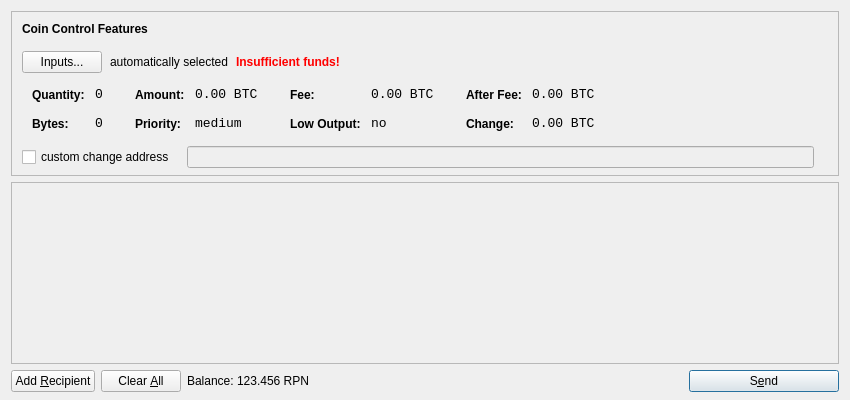
<?xml version="1.0" encoding="UTF-8"?>
<ui version="4.0">
 <class>SendCoinsDialog</class>
 <widget class="QDialog" name="SendCoinsDialog">
  <property name="geometry">
   <rect>
    <x>0</x>
    <y>0</y>
    <width>850</width>
    <height>400</height>
   </rect>
  </property>
  <property name="windowTitle">
   <string>Send Coins</string>
  </property>
  <layout class="QVBoxLayout" name="verticalLayout" stretch="0,1,0">
   <property name="bottomMargin">
    <number>8</number>
   </property>
   <item>
    <widget class="QFrame" name="frameCoinControl">
     <property name="sizePolicy">
      <sizepolicy hsizetype="Expanding" vsizetype="Expanding">
       <horstretch>0</horstretch>
       <verstretch>0</verstretch>
      </sizepolicy>
     </property>
     <property name="maximumSize">
      <size>
       <width>16777215</width>
       <height>16777215</height>
      </size>
     </property>
     <property name="frameShape">
      <enum>QFrame::StyledPanel</enum>
     </property>
     <property name="frameShadow">
      <enum>QFrame::Sunken</enum>
     </property>
     <layout class="QVBoxLayout" name="verticalLayoutCoinControl2">
      <property name="spacing">
       <number>-1</number>
      </property>
      <property name="leftMargin">
       <number>0</number>
      </property>
      <property name="topMargin">
       <number>0</number>
      </property>
      <property name="rightMargin">
       <number>0</number>
      </property>
      <property name="bottomMargin">
       <number>6</number>
      </property>
      <item>
       <layout class="QVBoxLayout" name="verticalLayoutCoinControl" stretch="0,0,0,0,1">
        <property name="spacing">
         <number>0</number>
        </property>
        <property name="leftMargin">
         <number>10</number>
        </property>
        <property name="topMargin">
         <number>10</number>
        </property>
        <item>
         <layout class="QHBoxLayout" name="horizontalLayoutCoinControl1">
          <property name="bottomMargin">
           <number>15</number>
          </property>
          <item>
           <widget class="QLabel" name="labelCoinControlFeatures">
            <property name="sizePolicy">
             <sizepolicy hsizetype="Preferred" vsizetype="Maximum">
              <horstretch>0</horstretch>
              <verstretch>0</verstretch>
             </sizepolicy>
            </property>
            <property name="font">
             <font>
              <weight>75</weight>
              <bold>true</bold>
             </font>
            </property>
            <property name="styleSheet">
             <string notr="true">font-weight:bold;</string>
            </property>
            <property name="text">
             <string>Coin Control Features</string>
            </property>
           </widget>
          </item>
         </layout>
        </item>
        <item>
         <layout class="QHBoxLayout" name="horizontalLayoutCoinControl2" stretch="0,0,0,0">
          <property name="spacing">
           <number>8</number>
          </property>
          <property name="bottomMargin">
           <number>10</number>
          </property>
          <item>
           <widget class="QPushButton" name="pushButtonCoinControl">
            <property name="styleSheet">
             <string notr="true"/>
            </property>
            <property name="text">
             <string>Inputs...</string>
            </property>
           </widget>
          </item>
          <item>
           <widget class="QLabel" name="labelCoinControlAutomaticallySelected">
            <property name="text">
             <string>automatically selected</string>
            </property>
            <property name="margin">
             <number>5</number>
            </property>
           </widget>
          </item>
          <item>
           <widget class="QLabel" name="labelCoinControlInsuffFunds">
            <property name="font">
             <font>
              <weight>75</weight>
              <bold>true</bold>
             </font>
            </property>
            <property name="styleSheet">
             <string notr="true">color:red;font-weight:bold;</string>
            </property>
            <property name="text">
             <string>Insufficient funds!</string>
            </property>
            <property name="margin">
             <number>5</number>
            </property>
           </widget>
          </item>
          <item>
           <spacer name="horizontalSpacerCoinControl">
            <property name="orientation">
             <enum>Qt::Horizontal</enum>
            </property>
            <property name="sizeHint" stdset="0">
             <size>
              <width>40</width>
              <height>1</height>
             </size>
            </property>
           </spacer>
          </item>
         </layout>
        </item>
        <item>
         <widget class="QWidget" name="widgetCoinControl" native="true">
          <property name="sizePolicy">
           <sizepolicy hsizetype="Preferred" vsizetype="Preferred">
            <horstretch>0</horstretch>
            <verstretch>0</verstretch>
           </sizepolicy>
          </property>
          <property name="minimumSize">
           <size>
            <width>0</width>
            <height>0</height>
           </size>
          </property>
          <property name="styleSheet">
           <string notr="true"/>
          </property>
          <layout class="QHBoxLayout" name="horizontalLayoutCoinControl5">
           <property name="margin">
            <number>0</number>
           </property>
           <item>
            <layout class="QHBoxLayout" name="horizontalLayoutCoinControl3" stretch="0,0,0,1">
             <property name="spacing">
              <number>20</number>
             </property>
             <property name="topMargin">
              <number>0</number>
             </property>
             <property name="bottomMargin">
              <number>10</number>
             </property>
             <item>
              <layout class="QFormLayout" name="formLayoutCoinControl1">
               <property name="horizontalSpacing">
                <number>10</number>
               </property>
               <property name="verticalSpacing">
                <number>14</number>
               </property>
               <property name="leftMargin">
                <number>10</number>
               </property>
               <property name="topMargin">
                <number>4</number>
               </property>
               <property name="rightMargin">
                <number>6</number>
               </property>
               <item row="0" column="0">
                <widget class="QLabel" name="labelCoinControlQuantityText">
                 <property name="styleSheet">
                  <string notr="true">font-weight:bold;</string>
                 </property>
                 <property name="text">
                  <string>Quantity:</string>
                 </property>
                 <property name="margin">
                  <number>0</number>
                 </property>
                </widget>
               </item>
               <item row="0" column="1">
                <widget class="QLabel" name="labelCoinControlQuantity">
                 <property name="font">
                  <font>
                   <family>Monospace</family>
                   <pointsize>10</pointsize>
                  </font>
                 </property>
                 <property name="cursor">
                  <cursorShape>IBeamCursor</cursorShape>
                 </property>
                 <property name="contextMenuPolicy">
                  <enum>Qt::ActionsContextMenu</enum>
                 </property>
                 <property name="text">
                  <string notr="true">0</string>
                 </property>
                 <property name="margin">
                  <number>0</number>
                 </property>
                 <property name="textInteractionFlags">
                  <set>Qt::LinksAccessibleByMouse|Qt::TextSelectableByKeyboard|Qt::TextSelectableByMouse</set>
                 </property>
                </widget>
               </item>
               <item row="1" column="0">
                <widget class="QLabel" name="labelCoinControlBytesText">
                 <property name="styleSheet">
                  <string notr="true">font-weight:bold;</string>
                 </property>
                 <property name="text">
                  <string>Bytes:</string>
                 </property>
                </widget>
               </item>
               <item row="1" column="1">
                <widget class="QLabel" name="labelCoinControlBytes">
                 <property name="font">
                  <font>
                   <family>Monospace</family>
                   <pointsize>10</pointsize>
                  </font>
                 </property>
                 <property name="cursor">
                  <cursorShape>IBeamCursor</cursorShape>
                 </property>
                 <property name="contextMenuPolicy">
                  <enum>Qt::ActionsContextMenu</enum>
                 </property>
                 <property name="text">
                  <string notr="true">0</string>
                 </property>
                 <property name="textInteractionFlags">
                  <set>Qt::LinksAccessibleByMouse|Qt::TextSelectableByKeyboard|Qt::TextSelectableByMouse</set>
                 </property>
                </widget>
               </item>
              </layout>
             </item>
             <item>
              <layout class="QFormLayout" name="formLayoutCoinControl2">
               <property name="horizontalSpacing">
                <number>10</number>
               </property>
               <property name="verticalSpacing">
                <number>14</number>
               </property>
               <property name="leftMargin">
                <number>6</number>
               </property>
               <property name="topMargin">
                <number>4</number>
               </property>
               <property name="rightMargin">
                <number>6</number>
               </property>
               <item row="0" column="0">
                <widget class="QLabel" name="labelCoinControlAmountText">
                 <property name="styleSheet">
                  <string notr="true">font-weight:bold;</string>
                 </property>
                 <property name="text">
                  <string>Amount:</string>
                 </property>
                 <property name="margin">
                  <number>0</number>
                 </property>
                </widget>
               </item>
               <item row="0" column="1">
                <widget class="QLabel" name="labelCoinControlAmount">
                 <property name="font">
                  <font>
                   <family>Monospace</family>
                   <pointsize>10</pointsize>
                  </font>
                 </property>
                 <property name="cursor">
                  <cursorShape>IBeamCursor</cursorShape>
                 </property>
                 <property name="contextMenuPolicy">
                  <enum>Qt::ActionsContextMenu</enum>
                 </property>
                 <property name="text">
                  <string notr="true">0.00 BTC</string>
                 </property>
                 <property name="textInteractionFlags">
                  <set>Qt::LinksAccessibleByMouse|Qt::TextSelectableByKeyboard|Qt::TextSelectableByMouse</set>
                 </property>
                </widget>
               </item>
               <item row="1" column="0">
                <widget class="QLabel" name="labelCoinControlPriorityText">
                 <property name="styleSheet">
                  <string notr="true">font-weight:bold;</string>
                 </property>
                 <property name="text">
                  <string>Priority:</string>
                 </property>
                </widget>
               </item>
               <item row="1" column="1">
                <widget class="QLabel" name="labelCoinControlPriority">
                 <property name="font">
                  <font>
                   <family>Monospace</family>
                   <pointsize>10</pointsize>
                  </font>
                 </property>
                 <property name="cursor">
                  <cursorShape>IBeamCursor</cursorShape>
                 </property>
                 <property name="contextMenuPolicy">
                  <enum>Qt::ActionsContextMenu</enum>
                 </property>
                 <property name="text">
                  <string>medium</string>
                 </property>
                 <property name="textInteractionFlags">
                  <set>Qt::LinksAccessibleByMouse|Qt::TextSelectableByKeyboard|Qt::TextSelectableByMouse</set>
                 </property>
                </widget>
               </item>
              </layout>
             </item>
             <item>
              <layout class="QFormLayout" name="formLayoutCoinControl3">
               <property name="horizontalSpacing">
                <number>10</number>
               </property>
               <property name="verticalSpacing">
                <number>14</number>
               </property>
               <property name="leftMargin">
                <number>6</number>
               </property>
               <property name="topMargin">
                <number>4</number>
               </property>
               <property name="rightMargin">
                <number>6</number>
               </property>
               <item row="0" column="0">
                <widget class="QLabel" name="labelCoinControlFeeText">
                 <property name="styleSheet">
                  <string notr="true">font-weight:bold;</string>
                 </property>
                 <property name="text">
                  <string>Fee:</string>
                 </property>
                 <property name="margin">
                  <number>0</number>
                 </property>
                </widget>
               </item>
               <item row="0" column="1">
                <widget class="QLabel" name="labelCoinControlFee">
                 <property name="font">
                  <font>
                   <family>Monospace</family>
                   <pointsize>10</pointsize>
                  </font>
                 </property>
                 <property name="cursor">
                  <cursorShape>IBeamCursor</cursorShape>
                 </property>
                 <property name="contextMenuPolicy">
                  <enum>Qt::ActionsContextMenu</enum>
                 </property>
                 <property name="text">
                  <string notr="true">0.00 BTC</string>
                 </property>
                 <property name="textInteractionFlags">
                  <set>Qt::LinksAccessibleByMouse|Qt::TextSelectableByKeyboard|Qt::TextSelectableByMouse</set>
                 </property>
                </widget>
               </item>
               <item row="1" column="0">
                <widget class="QLabel" name="labelCoinControlLowOutputText">
                 <property name="styleSheet">
                  <string notr="true">font-weight:bold;</string>
                 </property>
                 <property name="text">
                  <string>Low Output:</string>
                 </property>
                </widget>
               </item>
               <item row="1" column="1">
                <widget class="QLabel" name="labelCoinControlLowOutput">
                 <property name="font">
                  <font>
                   <family>Monospace</family>
                   <pointsize>10</pointsize>
                  </font>
                 </property>
                 <property name="cursor">
                  <cursorShape>IBeamCursor</cursorShape>
                 </property>
                 <property name="contextMenuPolicy">
                  <enum>Qt::ActionsContextMenu</enum>
                 </property>
                 <property name="text">
                  <string>no</string>
                 </property>
                 <property name="textInteractionFlags">
                  <set>Qt::LinksAccessibleByMouse|Qt::TextSelectableByKeyboard|Qt::TextSelectableByMouse</set>
                 </property>
                </widget>
               </item>
              </layout>
             </item>
             <item>
              <layout class="QFormLayout" name="formLayoutCoinControl4">
               <property name="horizontalSpacing">
                <number>10</number>
               </property>
               <property name="verticalSpacing">
                <number>14</number>
               </property>
               <property name="leftMargin">
                <number>6</number>
               </property>
               <property name="topMargin">
                <number>4</number>
               </property>
               <property name="rightMargin">
                <number>6</number>
               </property>
               <item row="0" column="0">
                <widget class="QLabel" name="labelCoinControlAfterFeeText">
                 <property name="styleSheet">
                  <string notr="true">font-weight:bold;</string>
                 </property>
                 <property name="text">
                  <string>After Fee:</string>
                 </property>
                 <property name="margin">
                  <number>0</number>
                 </property>
                </widget>
               </item>
               <item row="0" column="1">
                <widget class="QLabel" name="labelCoinControlAfterFee">
                 <property name="font">
                  <font>
                   <family>Monospace</family>
                   <pointsize>10</pointsize>
                  </font>
                 </property>
                 <property name="cursor">
                  <cursorShape>IBeamCursor</cursorShape>
                 </property>
                 <property name="contextMenuPolicy">
                  <enum>Qt::ActionsContextMenu</enum>
                 </property>
                 <property name="text">
                  <string notr="true">0.00 BTC</string>
                 </property>
                 <property name="textInteractionFlags">
                  <set>Qt::LinksAccessibleByMouse|Qt::TextSelectableByKeyboard|Qt::TextSelectableByMouse</set>
                 </property>
                </widget>
               </item>
               <item row="1" column="0">
                <widget class="QLabel" name="labelCoinControlChangeText">
                 <property name="styleSheet">
                  <string notr="true">font-weight:bold;</string>
                 </property>
                 <property name="text">
                  <string>Change:</string>
                 </property>
                </widget>
               </item>
               <item row="1" column="1">
                <widget class="QLabel" name="labelCoinControlChange">
                 <property name="font">
                  <font>
                   <family>Monospace</family>
                   <pointsize>10</pointsize>
                  </font>
                 </property>
                 <property name="cursor">
                  <cursorShape>IBeamCursor</cursorShape>
                 </property>
                 <property name="contextMenuPolicy">
                  <enum>Qt::ActionsContextMenu</enum>
                 </property>
                 <property name="text">
                  <string notr="true">0.00 BTC</string>
                 </property>
                 <property name="textInteractionFlags">
                  <set>Qt::LinksAccessibleByMouse|Qt::TextSelectableByKeyboard|Qt::TextSelectableByMouse</set>
                 </property>
                </widget>
               </item>
              </layout>
             </item>
            </layout>
           </item>
          </layout>
         </widget>
        </item>
        <item>
         <layout class="QHBoxLayout" name="horizontalLayoutCoinControl4" stretch="0,0,0">
          <property name="spacing">
           <number>12</number>
          </property>
          <property name="sizeConstraint">
           <enum>QLayout::SetDefaultConstraint</enum>
          </property>
          <property name="topMargin">
           <number>5</number>
          </property>
          <property name="rightMargin">
           <number>5</number>
          </property>
          <item>
           <widget class="QCheckBox" name="checkBoxCoinControlChange">
            <property name="text">
             <string>custom change address</string>
            </property>
           </widget>
          </item>
          <item>
           <widget class="QLineEdit" name="lineEditCoinControlChange">
            <property name="enabled">
             <bool>false</bool>
            </property>
            <property name="sizePolicy">
             <sizepolicy hsizetype="Expanding" vsizetype="Fixed">
              <horstretch>0</horstretch>
              <verstretch>0</verstretch>
             </sizepolicy>
            </property>
           </widget>
          </item>
          <item>
           <widget class="QLabel" name="labelCoinControlChangeLabel">
            <property name="sizePolicy">
             <sizepolicy hsizetype="Preferred" vsizetype="Expanding">
              <horstretch>0</horstretch>
              <verstretch>0</verstretch>
             </sizepolicy>
            </property>
            <property name="minimumSize">
             <size>
              <width>0</width>
              <height>0</height>
             </size>
            </property>
            <property name="text">
             <string/>
            </property>
            <property name="margin">
             <number>3</number>
            </property>
           </widget>
          </item>
         </layout>
        </item>
        <item>
         <spacer name="verticalSpacerCoinControl">
          <property name="orientation">
           <enum>Qt::Vertical</enum>
          </property>
          <property name="sizeHint" stdset="0">
           <size>
            <width>800</width>
            <height>1</height>
           </size>
          </property>
         </spacer>
        </item>
       </layout>
      </item>
     </layout>
    </widget>
   </item>
   <item>
    <widget class="QScrollArea" name="scrollArea">
     <property name="widgetResizable">
      <bool>true</bool>
     </property>
     <widget class="QWidget" name="scrollAreaWidgetContents">
      <property name="geometry">
       <rect>
        <x>0</x>
        <y>0</y>
        <width>830</width>
        <height>165</height>
       </rect>
      </property>
      <layout class="QVBoxLayout" name="verticalLayout_2">
       <property name="margin">
        <number>0</number>
       </property>
       <item>
        <layout class="QVBoxLayout" name="entries">
         <property name="spacing">
          <number>6</number>
         </property>
        </layout>
       </item>
       <item>
        <spacer name="verticalSpacer">
         <property name="orientation">
          <enum>Qt::Vertical</enum>
         </property>
         <property name="sizeHint" stdset="0">
          <size>
           <width>20</width>
           <height>40</height>
          </size>
         </property>
        </spacer>
       </item>
      </layout>
     </widget>
    </widget>
   </item>
   <item>
    <layout class="QHBoxLayout" name="horizontalLayout">
     <item>
      <widget class="QPushButton" name="addButton">
       <property name="toolTip">
        <string>Send to multiple recipients at once</string>
       </property>
       <property name="text">
        <string>Add &amp;Recipient</string>
       </property>
       <property name="icon">
        <iconset resource="../bitcoin.qrc">
         <normaloff>:/icons/add</normaloff>:/icons/add</iconset>
       </property>
       <property name="autoDefault">
        <bool>false</bool>
       </property>
      </widget>
     </item>
     <item>
      <widget class="QPushButton" name="clearButton">
       <property name="sizePolicy">
        <sizepolicy hsizetype="Minimum" vsizetype="Fixed">
         <horstretch>0</horstretch>
         <verstretch>0</verstretch>
        </sizepolicy>
       </property>
       <property name="toolTip">
        <string>Remove all transaction fields</string>
       </property>
       <property name="text">
        <string>Clear &amp;All</string>
       </property>
       <property name="icon">
        <iconset resource="../bitcoin.qrc">
         <normaloff>:/icons/remove</normaloff>:/icons/remove</iconset>
       </property>
       <property name="autoRepeatDelay">
        <number>300</number>
       </property>
       <property name="autoDefault">
        <bool>false</bool>
       </property>
      </widget>
     </item>
     <item>
      <layout class="QHBoxLayout" name="horizontalLayout_2">
       <property name="spacing">
        <number>3</number>
       </property>
       <item>
        <widget class="QLabel" name="label">
         <property name="text">
          <string>Balance:</string>
         </property>
        </widget>
       </item>
       <item>
        <widget class="QLabel" name="labelBalance">
         <property name="cursor">
          <cursorShape>IBeamCursor</cursorShape>
         </property>
         <property name="text">
          <string>123.456 RPN</string>
         </property>
         <property name="textInteractionFlags">
          <set>Qt::LinksAccessibleByMouse|Qt::TextSelectableByKeyboard|Qt::TextSelectableByMouse</set>
         </property>
        </widget>
       </item>
      </layout>
     </item>
     <item>
      <spacer name="horizontalSpacer">
       <property name="orientation">
        <enum>Qt::Horizontal</enum>
       </property>
       <property name="sizeHint" stdset="0">
        <size>
         <width>40</width>
         <height>20</height>
        </size>
       </property>
      </spacer>
     </item>
     <item>
      <widget class="QPushButton" name="sendButton">
       <property name="minimumSize">
        <size>
         <width>150</width>
         <height>0</height>
        </size>
       </property>
       <property name="toolTip">
        <string>Confirm the send action</string>
       </property>
       <property name="text">
        <string>S&amp;end</string>
       </property>
       <property name="icon">
        <iconset resource="../bitcoin.qrc">
         <normaloff>:/icons/send</normaloff>:/icons/send</iconset>
       </property>
       <property name="default">
        <bool>true</bool>
       </property>
      </widget>
     </item>
    </layout>
   </item>
  </layout>
 </widget>
 <resources>
  <include location="../bitcoin.qrc"/>
 </resources>
 <connections/>
</ui>
